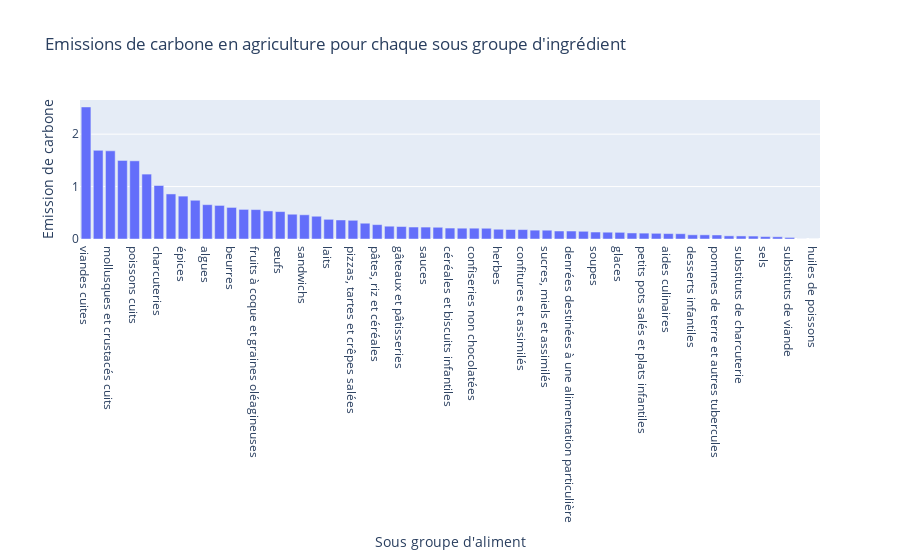

Notebook source saved alongside this figure:
### Code cell
couleurs = ['green', 'red', 'blue', 'orange', 'purple']
vi_agri=df.groupby(["Sous-groupe d'aliment"])["Agriculture"].mean()
vi_agri_tri = vi_agri.sort_values(ascending=False)


fig = go.Figure(data=[go.Bar(x=vi_agri_tri.index, y=vi_agri_tri)])


fig.update_layout(
    title="Emissions de carbone en agriculture pour chaque sous groupe d'ingrédient",
    xaxis_title="Sous groupe d'aliment",
    yaxis_title="Emission de carbone"
)

fig.show()

### Figure 1 — Plotly figure (JSON) as saved in the notebook; plotly's stock layout.template omitted (floating-point values rounded to 4 significant figures)
{"data": [{"x": ["viandes cuites", "viandes crues", "mollusques et crustacés cuits", "autres produits à base de viande", "poissons cuits", "poissons crus", "charcuteries", "mollusques et crustacés crus", "épices", "produits à base de poissons et produits de la mer", "algues", "plats composés", "beurres", "feuilletées et autres entrées", "fruits à coque et graines oléagineuses", "fromages", "œufs", "huiles et graisses végétales", "sandwichs", "salades composées et crudités", "laits", "laits et boissons infantiles", "pizzas, tartes et crêpes salées", "céréales de petit-déjeuner et biscuits", "pâtes, riz et céréales", "chocolats et produits à base de chocolat", "gâteaux et pâtisseries", "margarines", "sauces", "fruits", "céréales et biscuits infantiles", "boissons sans alcool", "confiseries non chocolatées", "crèmes et spécialités à base de crème", "herbes", "farines et pâtes à tarte", "confitures et assimilés", "produits laitiers frais et assimilés", "sucres, miels et assimilés", "autres matières grasses", "denrées destinées à une alimentation particulière", "pains et viennoiseries", "soupes", "desserts glacés", "glaces", "ingrédients divers", "petits pots salés et plats infantiles", "condiments", "aides culinaires", "sorbets", "desserts infantiles", "légumes", "pommes de terre et autres tubercules", "plats végétariens", "substituts de charcuterie", "légumineuses", "sels", "boisson alcoolisées", "substituts de viande", "eaux", "huiles de poissons"], "y": [2.519, 1.691, 1.682, 1.498, 1.491, 1.238, 1.021, 0.8594, 0.818, 0.739, 0.6548, 0.6403, 0.6023, 0.5646, 0.5612, 0.5352, 0.523, 0.4725, 0.4618, 0.4342, 0.3755, 0.3628, 0.357, 0.3009, 0.2743, 0.2442, 0.2381, 0.2284, 0.2273, 0.2239, 0.2088, 0.2062, 0.2062, 0.2049, 0.1863, 0.1819, 0.1796, 0.1688, 0.1678, 0.1525, 0.1519, 0.1471, 0.133, 0.1295, 0.1271, 0.1151, 0.112, 0.1086, 0.1034, 0.101, 0.0802, 0.07936, 0.0766, 0.0602, 0.05833, 0.05602, 0.04624, 0.04239, 0.02998, 0.000847, 0], "type": "bar"}], "layout": {"title": {"text": "Emissions de carbone en agriculture pour chaque sous groupe d'ingrédient"}, "xaxis": {"title": {"text": "Sous groupe d'aliment"}}, "yaxis": {"title": {"text": "Emission de carbone"}}}}
